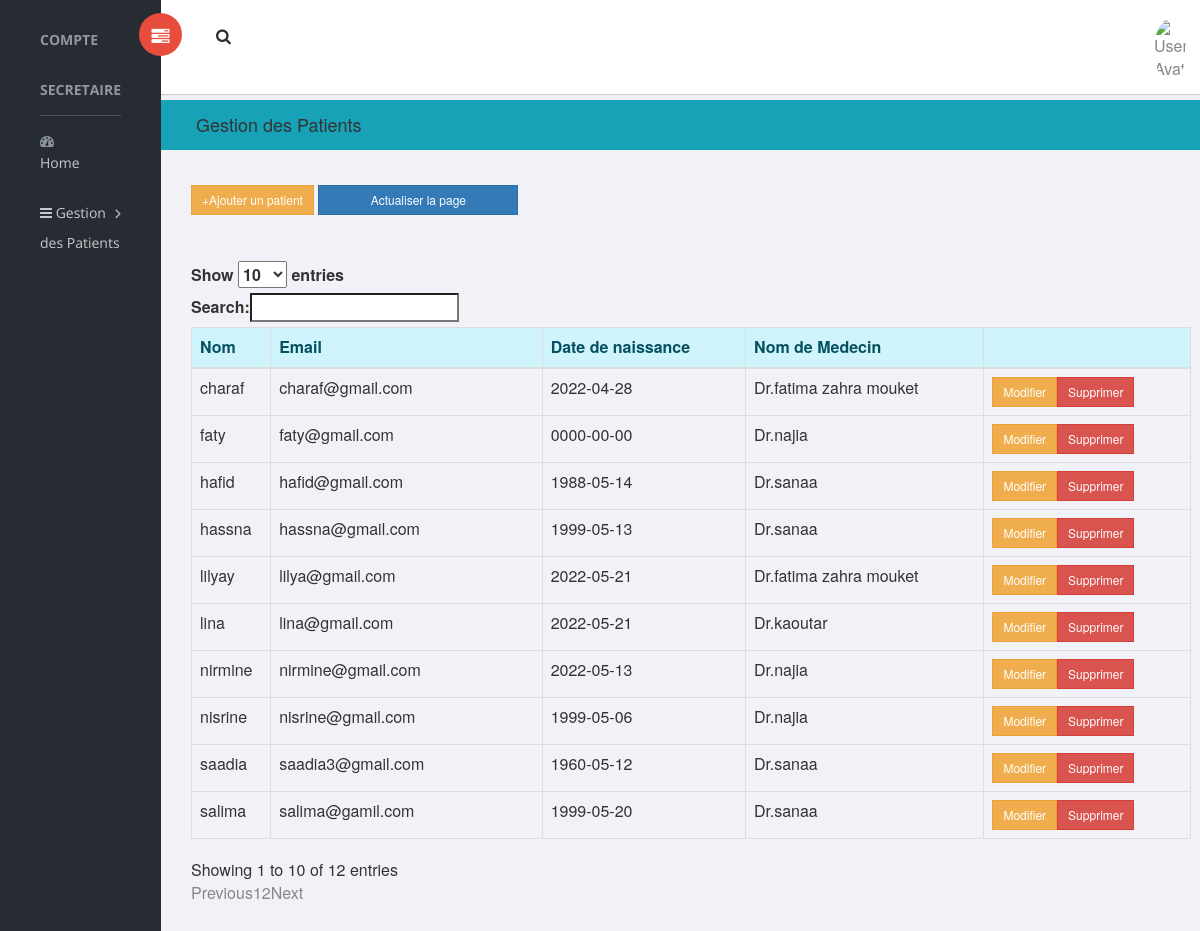
/indexPatient.php (signed in), run on the app's committed database.
### tables this page shows
CREATE TABLE `patient` (
  `id` int(11) NOT NULL,
  `fullname` varchar(50) NOT NULL,
  `email` varchar(255) NOT NULL,
  `password` varchar(255) NOT NULL,
  `dateDeNaissance` date NOT NULL
);

CREATE TABLE `medecin` (
  `id` int(10) NOT NULL,
  `fullname` varchar(50) NOT NULL,
  `age` int(40) NOT NULL
);

### indexPatient.php (the view, shortened to what this page needs)
 <?php
       if($_SESSION["type"] =="secretaire"){
	    ?>
<!doctype html>
<html class="no-js" lang="en">
<head>
    <link rel="stylesheet" href="vendors/bootstrap/dist/css/bootstrap.min.css">
    <link rel="stylesheet" href="vendors/font-awesome/css/font-awesome.min.css">
    <link rel="stylesheet" href="vendors/themify-icons/css/themify-icons.css">
    <link rel="stylesheet" href="vendors/flag-icon-css/css/flag-icon.min.css">
    <link rel="stylesheet" href="vendors/selectFX/css/cs-skin-elastic.css">
    <link rel="stylesheet" href="vendors/jqvmap/dist/jqvmap.min.css">
           <link rel="stylesheet" href="https://maxcdn.bootstrapcdn.com/bootstrap/3.3.6/css/bootstrap.min.css" />
           <link rel="stylesheet" href="https://cdn.datatables.net/1.10.12/css/dataTables.bootstrap.min.css" />
    <link rel="stylesheet" href="assets/css/style.css">
</head>
<body>
    <aside id="left-panel" class="left-panel">
        <nav class="navbar navbar-expand-sm navbar-default">
            <div id="main-menu" class="main-menu collapse navbar-collapse">
                <ul class="nav navbar-nav">
 <h3 class="menu-title"> COMPTE <?PHP ECHO  $_SESSION['type']?> </h3>					<li>
                        <a href="indexsecretaire.php"> <i class="menu-icon fa fa-dashboard"></i>Home </a>
                    </li>
                    <li class="menu-item-has-children dropdown">
                        <a href="#" class="dropdown-toggle" data-toggle="dropdown" aria-haspopup="true" aria-expanded="false"><i class="fa fa-bars"></i>   Gestion des Patients </a>
                    </li>
            </div>
        </nav>
    </aside>
    <div id="right-panel" class="right-panel">
        <header id="header" class="header">
            <div class="header-menu">
                <div class="col-sm-7">
                    <a id="menuToggle" class="menutoggle pull-left"><i class="fa fa fa-tasks"></i></a>
                    <div class="header-left">
                        <button class="search-trigger"><i class="fa fa-search"></i></button>
                    </div>
                </div>
                <div class="col-sm-5">
                    <div class="user-area dropdown float-right">
                        <a href="#" class="dropdown-toggle" data-toggle="dropdown" aria-haspopup="true" aria-expanded="false">
                            <img class="user-avatar rounded-circle" src="profile.jpg" alt="User Avatar">
                        </a>
                    </div>
                </div>
            </div>
        </header>
		<div class="breadcrumbs  bg-info">
            <div class="col-sm-4  bg-info">
                <div class="page-header float-left   bg-info ">
                    <div class="page-title  bg-info text-">
                        <h1>Gestion des Patients </h1>
                    </div>
                </div>
            </div>
        </div>
		<div   style="margin : 30px;">
		<div><a class="btn btn-warning btn-sm"  href="ajouterpatient.php">+Ajouter un patient </a>  <a class="btn btn-primary btn-sm" style="width : 200px" href="indexPatient.php">Actualiser la page</a> </div></br>
			<table id="employee_data"  class="table table-bordered" style="width : 1000px">
				<thead class="alert-info" >
					<tr>
						<th>Nom </th>
						<th>Email</th>
						<th>Date de naissance</th>
						<th>Nom de Medecin</th>
						<th></th>
					</tr>
				</thead>
					<?php
						require 'conn.php';
						$sql = $conn->prepare("SELECT * FROM `patient`");
						$sql->execute();
						while($fetch = $sql->fetch()){
							$g=$fetch['id'];
							$sql1 = $conn->prepare("SELECT * FROM `medecin` where id in (select idm from `medecinpatient`  where idp='$g')");
						$sql1->execute();
						$fetch1=$sql1->fetch();
					?>
					<tr>
						<td><?php echo $fetch['fullname']?></td>
						<td><?php echo $fetch['email']?></td>
						<td><?php echo $fetch['dateDeNaissance']?></td>
						<td> Dr.<?php echo $fetch1['fullname']?></td>
						<td><button class="btn btn-warning btn-sm" data-toggle="modal" data-target="#update<?php echo $fetch['id']?>">Modifier</button><a class="btn btn-danger btn-sm" href="deletePatient.php?id=<?php echo $fetch['id']?>">Supprimer</a></td>
					</tr>
					<?php
						}
					?>
			</table>
		</div>
	</div>
</body>
</html>
<?php } ?>

### indexPatient.php (style rules this page uses)
.alert-info { color:#055160;background-color:#cff4fc;border-color:#b6effb }

### data on the page
patient: fullname "lina", email "lina@gmail.com", dateDeNaissance "2022-05-21", medecin.fullname "kaoutar"
patient: fullname "lilyay", email "lilya@gmail.com", dateDeNaissance "2022-05-21", medecin.fullname "fatima zahra mouket"
patient: fullname "nirmine", email "nirmine@gmail.com", dateDeNaissance "2022-05-13", medecin.fullname "najia"
patient: fullname "charaf", email "charaf@gmail.com", dateDeNaissance "2022-04-28", medecin.fullname "fatima zahra mouket"
patient: fullname "salima", email "salima@gamil.com", dateDeNaissance "1999-05-20", medecin.fullname "sanaa"
patient: fullname "nisrine", email "nisrine@gmail.com", dateDeNaissance "1999-05-06", medecin.fullname "najia"
patient: fullname "saadia", email "saadia3@gmail.com", dateDeNaissance "1960-05-12", medecin.fullname "sanaa"
patient: fullname "faty", email "faty@gmail.com", dateDeNaissance "0000-00-00", medecin.fullname "najia"
patient: fullname "hafid", email "hafid@gmail.com", dateDeNaissance "1988-05-14", medecin.fullname "sanaa"
patient: fullname "hassna", email "hassna@gmail.com", dateDeNaissance "1999-05-13", medecin.fullname "sanaa"

### other printed values
$_SESSION['type'] "SECRETAIRE"
